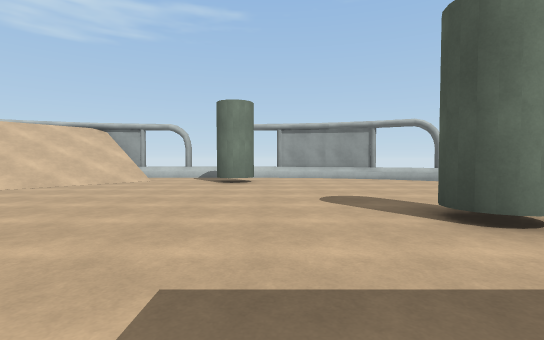
View 1 (above)

14 first-person views from a walk through a scene from a Unity 3-D project. The camera is 1.2 m above the floor, tilts 2° down and sees 85° across. The floor is counted in squares, 2 m on a side. Each view is taken from the middle of a square. On the plan, view 1 faces up. The plan holds only what a view shows up to about 9 squares ahead; the rest is blank. The place goes on beyond the plan.

View 2
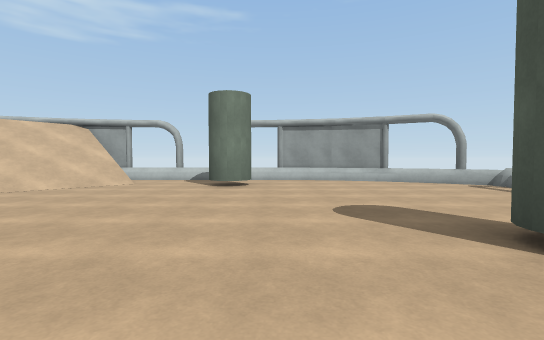

View 3
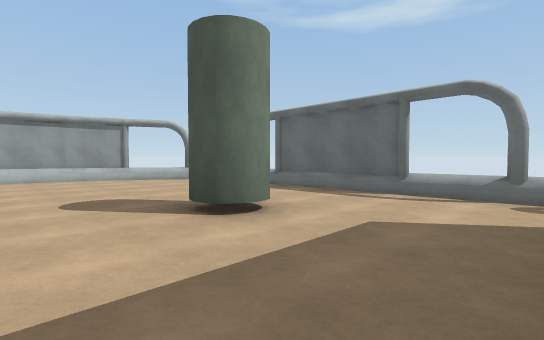

View 4
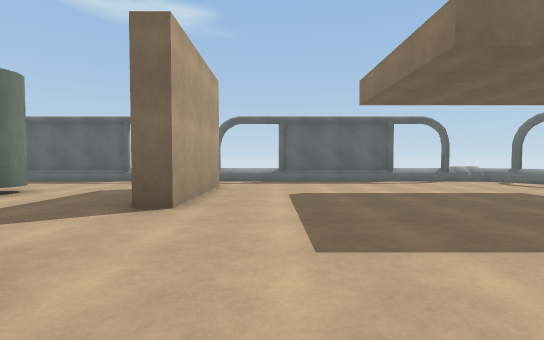

View 5
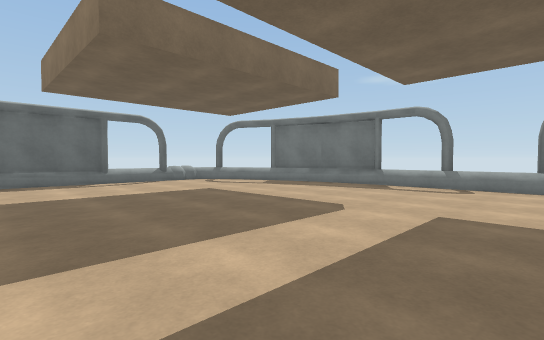

View 6
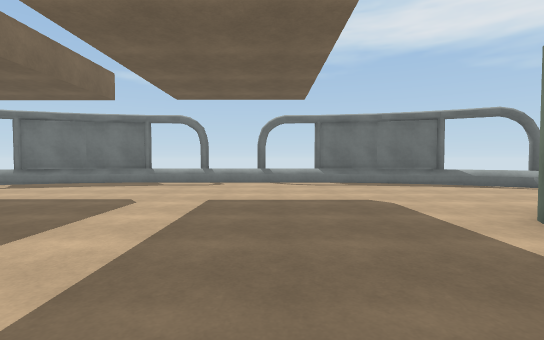

View 7
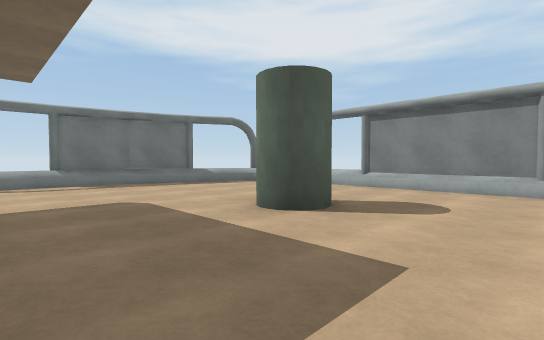

View 8
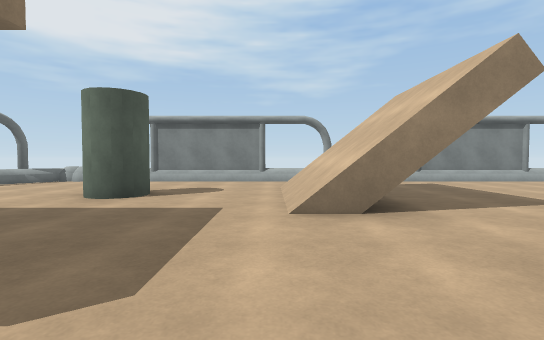

View 9
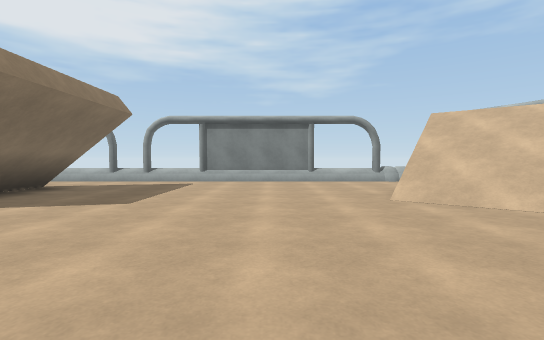

View 10
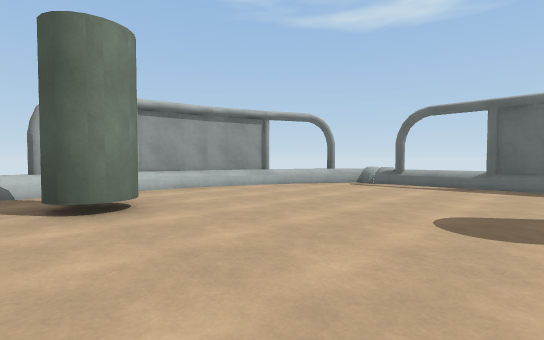

View 11
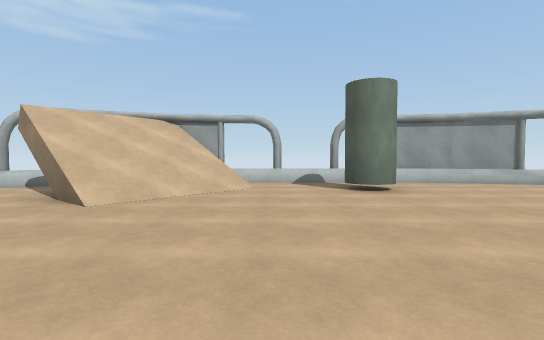

View 12
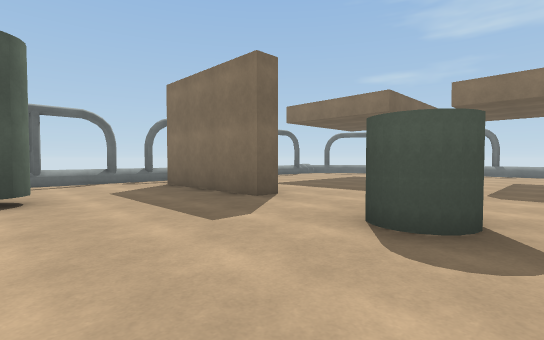

View 13
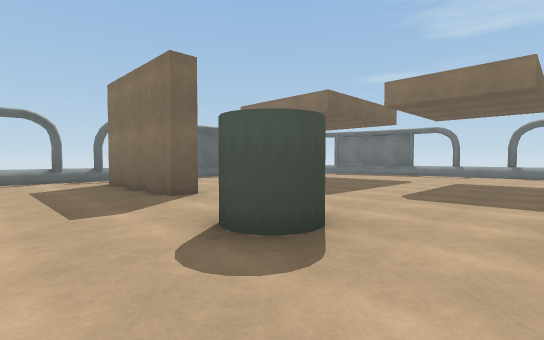

View 14
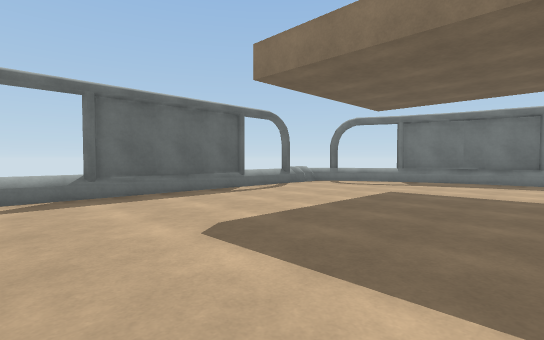

### Floor plan
Key: @ floor where view 1 was taken; # wall or solid block; . floor; / step, stairs or slope; = window, fence, low wall or low ledge; v drop or lower ground; C cylinder.
Columns run from 9 left of view 1 to 6 right of it. Each row starts with its distance up from view 1.
 11       # #
 10    v#/////####
  9 #=////.......=#
  8 =.////..C.....=
  7 #.///.........#
  6 =..//..........
  5 #..............#
  4 #..............#
  3 #..........C...#
  2 #..............#
  1 =.///.........=#
  0 =.///..C.@....=#
 -1 =.///.....###//#
 -2 #............./#
 -3 #............./#
 -4 #..C........../#
 -5 #..C........../#
 -6 =............./
 -7 #.............#
 -8 =.............=
 -9 #=...........=#
-10  ####/////####
-11       # #

Where each view was taken, in squares from view 1:
view 1: 0 up, 0 right, facing up
view 2: 1 up, 0 right, facing up
view 3: 0 up, 0 right, facing up-right
view 4: 2 down, 3 left, facing right
view 5: 3 down, 3 left, facing down-right
view 6: 2 down, 3 left, facing down
view 7: 2 down, 3 left, facing down-left
view 8: 2 down, 1 left, facing left
view 9: 4 up, 1 left, facing left
view 10: 4 up, 2 left, facing up-right
view 11: 2 up, 3 left, facing up
view 12: 3 up, 3 left, facing down-right
view 13: 2 up, 4 left, facing down-right
view 14: 1 down, 0 right, facing down-right
